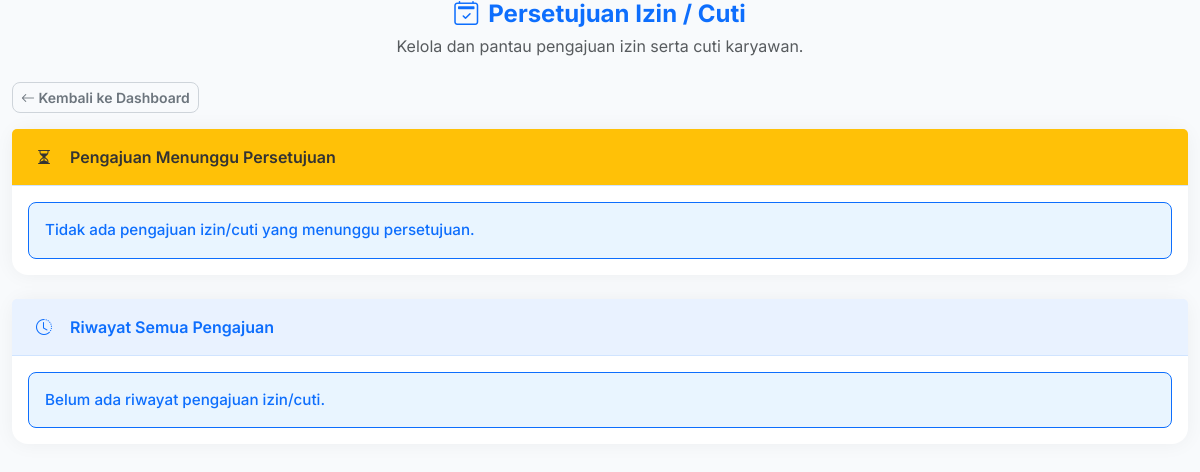
Page /admin/persetujuan_izin_cuti.php (signed in) on the earlier database version.
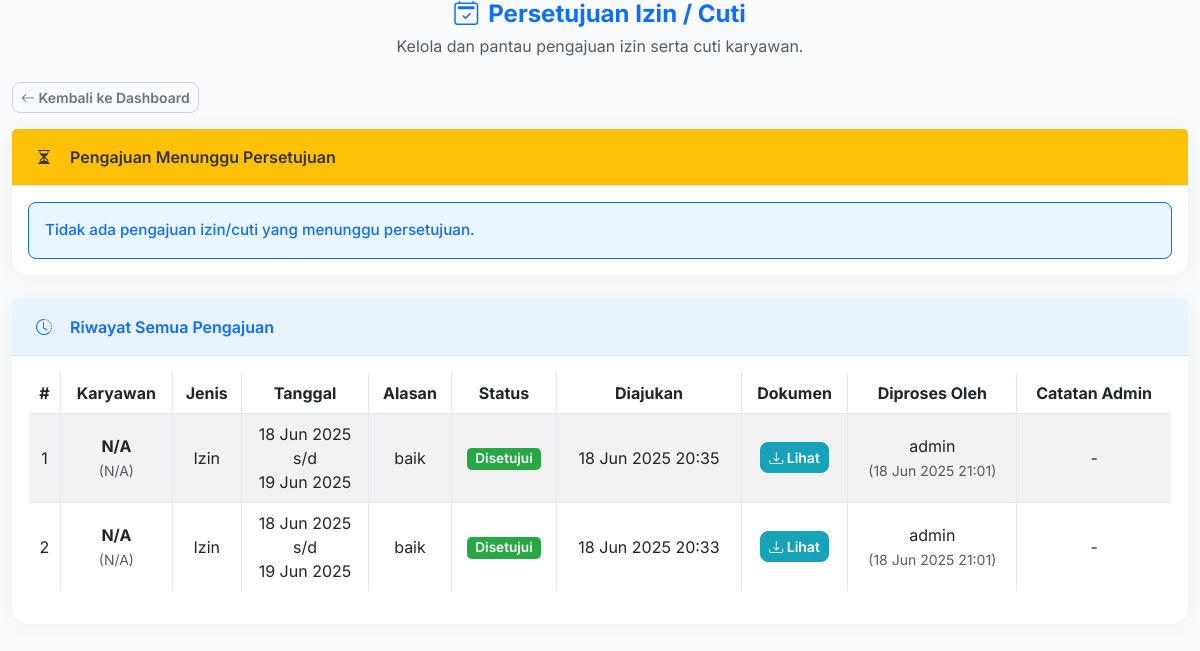
Same page on the later database version.
### tables this page shows
CREATE TABLE `pengajuan_izin_cuti` (
  `id` int NOT NULL,
  `user_id` int NOT NULL,
  `jenis_pengajuan` enum('izin','cuti') NOT NULL,
  `tanggal_mulai` date NOT NULL,
  `tanggal_akhir` date NOT NULL,
  `alasan` text NOT NULL,
  `dokumen_pendukung` varchar(255) DEFAULT NULL,
  `status` enum('pending','disetujui','ditolak') NOT NULL DEFAULT 'pending',
  `tanggal_pengajuan` datetime DEFAULT CURRENT_TIMESTAMP,
  `disetujui_oleh` int DEFAULT NULL,
  `tanggal_persetujuan` datetime DEFAULT NULL,
  `catatan_admin` text
);

CREATE TABLE `user` (
  `id` int NOT NULL,
  `username` varchar(50) NOT NULL,
  `password` varchar(255) NOT NULL,
  `nama` varchar(100) NOT NULL,
  `role` enum('admin','user') NOT NULL DEFAULT 'user',
  `created_at` timestamp NOT NULL DEFAULT CURRENT_TIMESTAMP
);

### includes/function.php (called while the page is built, shortened)
<?php
function get_all_leave_requests_history() {
    global $conn;
    $requests = [];
    $stmt = $conn->prepare("
        SELECT
            pic.*,
            u.nama AS nama_karyawan,
            u.jabatan AS jabatan_karyawan,
            u_admin.username AS admin_username
        FROM
            pengajuan_izin_cuti pic
        LEFT JOIN
            user u ON pic.user_id = u.id -- JOIN ke tabel 'user' yang baru
        LEFT JOIN
            user u_admin ON pic.disetujui_oleh = u_admin.id -- JOIN ke tabel 'user' untuk admin
        ORDER BY
            pic.tanggal_pengajuan DESC
    ");
    $stmt->execute();
    $result = $stmt->get_result();
    while ($row = $result->fetch_assoc()) {
        $requests[] = $row;
    }
    return $requests;
}
?>

### admin/persetujuan_izin_cuti.php (the view, shortened to what the changed rows need)
<?php
require '../includes/config.php';
require '../includes/function.php';
$all_requests_history = get_all_leave_requests_history();
?>
<!DOCTYPE html>
<html lang="id">
<head>
    <link href="https://cdn.jsdelivr.net/npm/bootstrap@5.3.0/dist/css/bootstrap.min.css" rel="stylesheet">
    <link href="https://cdn.jsdelivr.net/npm/bootstrap-icons@1.10.5/font/bootstrap-icons.css" rel="stylesheet">
    <link href="../assets/style.css" rel="stylesheet"> </head>
<body>
<div class="container admin-wide">
    <div class="card">
        <div class="card-body">
            <?php if (empty($all_requests_history)): ?>
                <div class="alert alert-info mb-0" role="alert">
                    Belum ada riwayat pengajuan izin/cuti.
                </div>
            <?php else: ?>
                <div class="table-responsive">
                    <table class="table table-bordered table-striped table-hover">
                        <thead>
                            <tr>
                                <th scope="col">#</th>
                                <th scope="col">Karyawan</th>
                                <th scope="col">Jenis</th>
                                <th scope="col">Tanggal</th>
                                <th scope="col">Alasan</th>
                                <th scope="col">Status</th>
                                <th scope="col">Diajukan</th>
                                <th scope="col">Dokumen</th>
                                <th scope="col">Diproses Oleh</th>
                                <th scope="col">Catatan Admin</th>
                            </tr>
                        </thead>
                        <tbody>
                            <?php $no = 1; ?>
                            <?php foreach ($all_requests_history as $req): ?>
                                <tr>
                                    <td><?= $no++ ?></td>
                                    <td>
                                        <strong><?= htmlspecialchars($req['nama_karyawan'] ?? 'N/A') ?></strong>
                                        <br><small class="text-muted">(<?= htmlspecialchars($req['jabatan_karyawan'] ?? 'N/A') ?>)</small>
                                    </td>
                                    <td><?= ucfirst($req['jenis_pengajuan']) ?></td>
                                    <td>
                                        <?= date('d M Y', strtotime($req['tanggal_mulai'])) ?>
                                        <br>s/d
                                        <br><?= date('d M Y', strtotime($req['tanggal_akhir'])) ?>
                                    </td>
                                    <td><?= htmlspecialchars(substr($req['alasan'], 0, 80)) ?><?= (strlen($req['alasan']) > 80) ? '...' : '' ?></td>
                                    <td>
                                        <span class="status-badge status-badge-<?= htmlspecialchars($req['status']) ?>">
                                            <?= ucfirst($req['status']) ?>
                                        </span>
                                    </td>
                                    <td><?= date('d M Y H:i', strtotime($req['tanggal_pengajuan'])) ?></td>
                                    <td>
                                        <?php if (!empty($req['dokumen_pendukung'])): ?>
                                            <a href="../uploads/izin_cuti/<?= htmlspecialchars($req['dokumen_pendukung']) ?>" target="_blank" class="btn btn-sm btn-info text-white">
                                                <i class="bi bi-download"></i> Lihat
                                            </a>
                                        <?php else: ?>
                                            -
                                        <?php endif; ?>
                                    </td>
                                    <td>
                                        <?php if ($req['status'] != 'pending'): ?>
                                            <?= htmlspecialchars($req['admin_username'] ?? 'N/A') ?>
                                            <br><small class="text-muted">(<?= date('d M Y H:i', strtotime($req['tanggal_persetujuan'])) ?>)</small>
                                        <?php else: ?>
                                            Belum Diproses
                                        <?php endif; ?>
                                    </td>
                                    <td>
                                        <?php if (!empty($req['catatan_admin'])): ?>
                                            <span class="small-text" data-bs-toggle="tooltip" data-bs-placement="top" title="<?= htmlspecialchars($req['catatan_admin']) ?>">
                                                Lihat Catatan
                                            </span>
                                        <?php else: ?>
                                            -
                                        <?php endif; ?>
                                    </td>
                                </tr>
                            <?php endforeach; ?>
                        </tbody>
                    </table>
                </div>
            <?php endif; ?>
        </div>
    </div>
</div>
</body>
</html>

Differences in the rows shown:
added pengajuan_izin_cuti: nama_karyawan "N/A", jabatan_karyawan "N/A", jenis_pengajuan "Izin", tanggal_mulai "18 Jun 2025", tanggal_akhir "19 Jun 2025", alasan "baik", status "Disetujui", tanggal_pengajuan "18 Jun 2025 20:35", user.username "admin", tanggal_persetujuan "18 Jun 2025 21:01"
added pengajuan_izin_cuti: nama_karyawan "N/A", jabatan_karyawan "N/A", jenis_pengajuan "Izin", tanggal_mulai "18 Jun 2025", tanggal_akhir "19 Jun 2025", alasan "baik", status "Disetujui", tanggal_pengajuan "18 Jun 2025 20:33", user.username "admin", tanggal_persetujuan "18 Jun 2025 21:01"
Other differences:
text no longer shown: "Belum ada riwayat pengajuan izin/cuti."
text now shown: "# Karyawan Jenis Tanggal Alasan Status Diajukan Dokumen Diproses Oleh Catatan Admin"
